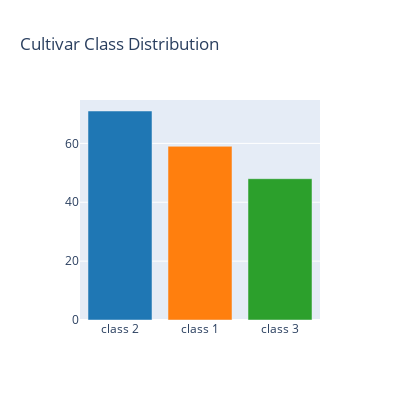

This figure's notebook cell:
### Code cell
y=df["Cultivar"].value_counts()
data_bar = [go.Bar(x=[class_dict[x] for x in y.index], 
                y=y.values,
                marker=dict(color=colors[:len(y.index)])
               )]
layout = go.Layout(
    title='Cultivar Class Distribution',
    autosize=False,
    width=400,
    height=400,
    yaxis=dict(
        title='',
    ),
)
total_class = df['Cultivar'].value_counts()
print(total_class,"\n")
print ()
fig = go.Figure(data=data_bar, layout= layout)
#fig.show()
iplot(fig, filename='basic-bar3')

### Figure 1 — Plotly figure (JSON) as saved in the notebook; plotly's stock layout.template omitted (floating-point values rounded to 4 significant figures)
{"data": [{"marker": {"color": ["rgb(31, 119, 180)", "rgb(255, 127, 14)", "rgb(44, 160, 44)"]}, "type": "bar", "x": ["class 2", "class 1", "class 3"], "y": [71, 59, 48]}], "layout": {"autosize": false, "height": 400, "title": {"text": "Cultivar Class Distribution"}, "width": 400, "yaxis": {"title": {"text": ""}}}}
